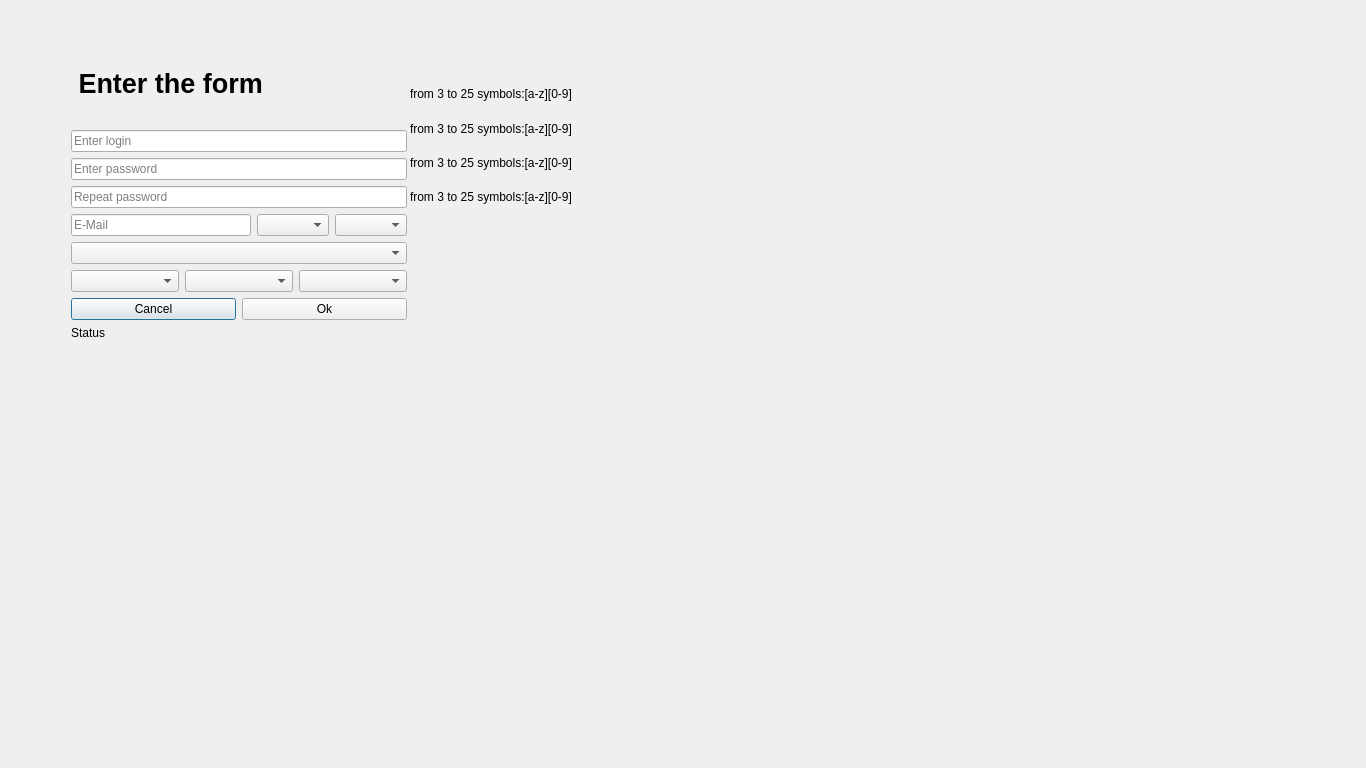
<?xml version="1.0" encoding="UTF-8"?>
<ui version="4.0">
 <class>teacherregistration</class>
 <widget class="QDialog" name="teacherregistration">
  <property name="geometry">
   <rect>
    <x>0</x>
    <y>0</y>
    <width>1366</width>
    <height>768</height>
   </rect>
  </property>
  <property name="windowTitle">
   <string>Teacher registration</string>
  </property>
  <widget class="QWidget" name="layoutWidget">
   <property name="geometry">
    <rect>
     <x>410</x>
     <y>80</y>
     <width>209</width>
     <height>131</height>
    </rect>
   </property>
   <layout class="QVBoxLayout" name="verticalLayout_4">
    <item>
     <widget class="QLabel" name="llabel">
      <property name="text">
       <string>from 3 to 25 symbols:[a-z][0-9]</string>
      </property>
     </widget>
    </item>
    <item>
     <widget class="QLabel" name="plabel">
      <property name="text">
       <string>from 3 to 25 symbols:[a-z][0-9]</string>
      </property>
     </widget>
    </item>
    <item>
     <widget class="QLabel" name="splabel">
      <property name="text">
       <string>from 3 to 25 symbols:[a-z][0-9]</string>
      </property>
     </widget>
    </item>
    <item>
     <widget class="QLabel" name="mlabel">
      <property name="text">
       <string>from 3 to 25 symbols:[a-z][0-9]</string>
      </property>
     </widget>
    </item>
   </layout>
  </widget>
  <widget class="QWidget" name="">
   <property name="geometry">
    <rect>
     <x>71</x>
     <y>42</y>
     <width>336</width>
     <height>298</height>
    </rect>
   </property>
   <layout class="QVBoxLayout" name="verticalLayout_3">
    <item>
     <widget class="QLabel" name="label">
      <property name="font">
       <font>
        <pointsize>20</pointsize>
        <weight>75</weight>
        <bold>true</bold>
       </font>
      </property>
      <property name="text">
       <string> Enter the form</string>
      </property>
     </widget>
    </item>
    <item>
     <layout class="QVBoxLayout" name="verticalLayout_2">
      <item>
       <layout class="QVBoxLayout" name="verticalLayout">
        <item>
         <widget class="QLineEdit" name="lineEdit">
          <property name="maxLength">
           <number>25</number>
          </property>
          <property name="placeholderText">
           <string>Enter login</string>
          </property>
         </widget>
        </item>
        <item>
         <widget class="QLineEdit" name="lineEdit_2">
          <property name="maxLength">
           <number>25</number>
          </property>
          <property name="echoMode">
           <enum>QLineEdit::Password</enum>
          </property>
          <property name="placeholderText">
           <string>Enter password</string>
          </property>
         </widget>
        </item>
        <item>
         <widget class="QLineEdit" name="lineEdit_3">
          <property name="maxLength">
           <number>25</number>
          </property>
          <property name="echoMode">
           <enum>QLineEdit::Password</enum>
          </property>
          <property name="placeholderText">
           <string>Repeat password</string>
          </property>
         </widget>
        </item>
        <item>
         <layout class="QHBoxLayout" name="horizontalLayout_3">
          <item>
           <widget class="QLineEdit" name="lineEdit_4">
            <property name="maxLength">
             <number>25</number>
            </property>
            <property name="placeholderText">
             <string>E-Mail</string>
            </property>
           </widget>
          </item>
          <item>
           <widget class="QComboBox" name="comboBox"/>
          </item>
          <item>
           <widget class="QComboBox" name="comboBox_2"/>
          </item>
         </layout>
        </item>
        <item>
         <widget class="QComboBox" name="combogender">
          <property name="maxCount">
           <number>2</number>
          </property>
         </widget>
        </item>
       </layout>
      </item>
      <item>
       <layout class="QHBoxLayout" name="horizontalLayout">
        <item>
         <widget class="QComboBox" name="day">
          <property name="currentText">
           <string/>
          </property>
          <property name="maxCount">
           <number>31</number>
          </property>
         </widget>
        </item>
        <item>
         <widget class="QComboBox" name="month"/>
        </item>
        <item>
         <widget class="QComboBox" name="year"/>
        </item>
       </layout>
      </item>
      <item>
       <layout class="QHBoxLayout" name="horizontalLayout_2">
        <item>
         <widget class="QPushButton" name="pushButton_2">
          <property name="text">
           <string>Cancel</string>
          </property>
         </widget>
        </item>
        <item>
         <widget class="QPushButton" name="pushButton">
          <property name="text">
           <string>Ok</string>
          </property>
         </widget>
        </item>
       </layout>
      </item>
      <item>
       <widget class="QLabel" name="Status">
        <property name="text">
         <string>Status</string>
        </property>
       </widget>
      </item>
     </layout>
    </item>
   </layout>
  </widget>
 </widget>
 <resources/>
 <connections/>
</ui>
